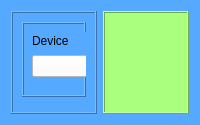
          <widget class="QWidget" name="page">
           <property name="sizePolicy">
            <sizepolicy hsizetype="Expanding" vsizetype="Expanding">
             <horstretch>1</horstretch>
             <verstretch>1</verstretch>
            </sizepolicy>
           </property>
           <property name="styleSheet">
            <string notr="true">background-color: rgb(85, 170, 255);</string>
           </property>
           <layout class="QHBoxLayout" name="horizontalLayout_7">
            <item>
             <layout class="QHBoxLayout" name="horizontalLayout" stretch="1,1">
              <property name="sizeConstraint">
               <enum>QLayout::SetNoConstraint</enum>
              </property>
              <item>
               <widget class="QFrame" name="pi_collections">
                <property name="sizePolicy">
                 <sizepolicy hsizetype="Expanding" vsizetype="Expanding">
                  <horstretch>1</horstretch>
                  <verstretch>1</verstretch>
                 </sizepolicy>
                </property>
                <property name="frameShape">
                 <enum>QFrame::Box</enum>
                </property>
                <property name="frameShadow">
                 <enum>QFrame::Raised</enum>
                </property>
                <layout class="QHBoxLayout" name="horizontalLayout_8">
                 <item>
                  <layout class="QVBoxLayout" name="verticalLayout_2">
                   <item>
                    <widget class="QFrame" name="control_frame1">
                     <property name="sizePolicy">
                      <sizepolicy hsizetype="Expanding" vsizetype="Preferred">
                       <horstretch>1</horstretch>
                       <verstretch>0</verstretch>
                      </sizepolicy>
                     </property>
                     <property name="minimumSize">
                      <size>
                       <width>0</width>
                       <height>75</height>
                      </size>
                     </property>
                     <property name="maximumSize">
                      <size>
                       <width>16777215</width>
                       <height>75</height>
                      </size>
                     </property>
                     <property name="frameShape">
                      <enum>QFrame::Box</enum>
                     </property>
                     <property name="frameShadow">
                      <enum>QFrame::Raised</enum>
                     </property>
                     <widget class="QWidget" name="layoutWidget">
                      <property name="geometry">
                       <rect>
                        <x>10</x>
                        <y>10</y>
                        <width>291</width>
                        <height>45</height>
                       </rect>
                      </property>
                      <layout class="QGridLayout" name="gridLayout_2">
                       <item row="0" column="0">
                        <widget class="QLabel" name="dev_label">
                         <property name="text">
                          <string>Device</string>
                         </property>
                        </widget>
                       </item>
                       <item row="0" column="1">
                        <widget class="QLabel" name="cat_label">
                         <property name="text">
                          <string>Category</string>
                         </property>
                        </widget>
                       </item>
                       <item row="1" column="0">
                        <widget class="QComboBox" name="dev_combo">
                         <property name="styleSheet">
                          <string notr="true">background-color: rgb(255, 255, 255);</string>
                         </property>
                        </widget>
                       </item>
                       <item row="1" column="1">
                        <widget class="QComboBox" name="cat_combo">
                         <property name="styleSheet">
                          <string notr="true">background-color: rgb(255, 255, 255);</string>
                         </property>
                        </widget>
                       </item>
                      </layout>
                     </widget>
                     <widget class="QRadioButton" name="masterRadio">
                      <property name="geometry">
                       <rect>
                        <x>320</x>
                        <y>20</y>
                        <width>82</width>
                        <height>17</height>
                       </rect>
                      </property>
                      <property name="text">
                       <string>Master</string>
                      </property>
                     </widget>
                     <widget class="QRadioButton" name="collRadio">
                      <property name="geometry">
                       <rect>
                        <x>320</x>
                        <y>40</y>
                        <width>82</width>
                        <height>17</height>
                       </rect>
                      </property>
                      <property name="text">
                       <string>Collection</string>
                      </property>
                     </widget>
                     <widget class="QPushButton" name="chartButton">
                      <property name="geometry">
                       <rect>
                        <x>460</x>
                        <y>20</y>
                        <width>171</width>
                        <height>41</height>
                       </rect>
                      </property>
                      <property name="text">
                       <string>Chart</string>
                      </property>
                     </widget>
                    </widget>
                   </item>
                   <item>
                    <widget class="QFrame" name="canvas_frame">
                     <property name="sizePolicy">
                      <sizepolicy hsizetype="Expanding" vsizetype="Expanding">
                       <horstretch>1</horstretch>
                       <verstretch>0</verstretch>
                      </sizepolicy>
                     </property>
                     <property name="frameShape">
                      <enum>QFrame::Box</enum>
                     </property>
                     <property name="frameShadow">
                      <enum>QFrame::Raised</enum>
                     </property>
                    </widget>
                   </item>
                  </layout>
                 </item>
                </layout>
               </widget>
              </item>
              <item>
               <widget class="QFrame" name="coll_frame_table">
                <property name="sizePolicy">
                 <sizepolicy hsizetype="Expanding" vsizetype="Expanding">
                  <horstretch>1</horstretch>
                  <verstretch>1</verstretch>
                 </sizepolicy>
                </property>
                <property name="styleSheet">
                 <string notr="true">background-color: rgb(170, 255, 127);</string>
                </property>
                <property name="frameShape">
                 <enum>QFrame::Box</enum>
                </property>
                <property name="frameShadow">
                 <enum>QFrame::Raised</enum>
                </property>
               </widget>
              </item>
             </layout>
            </item>
           </layout>
          </widget>
